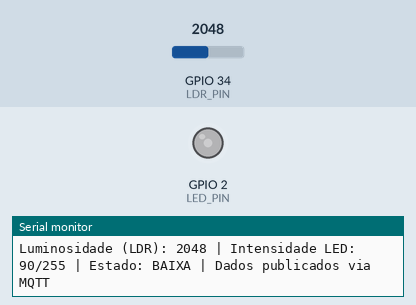
Bench run of a sketch on a simulated ESP32. Parts: output pins drawn as LEDs (lit = HIGH), the last lines printed to the serial monitor. The inputs (shaded band) are chosen by the test bench; at power-on: GPIO 34 (LDR_PIN) = 2048. WiFi joins after 1.5 s; servers stay silent unless stated; no MQTT or app messages arrive unless stated.

Above: at 2.7 s.
2.8 s: GPIO 34 (LDR_PIN) set to 1883
At 3.9 s:
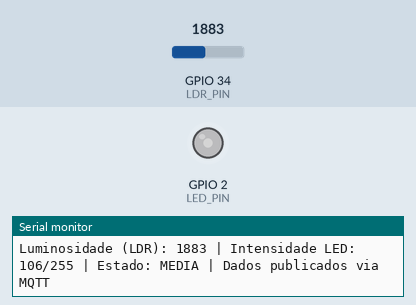
6.0 s: GPIO 34 (LDR_PIN) set to 927
At 7.4 s:
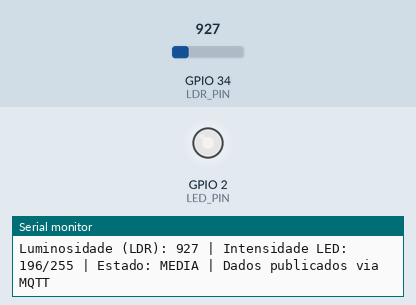
8.0 s: GPIO 34 (LDR_PIN) set to 866
At 8.9 s:
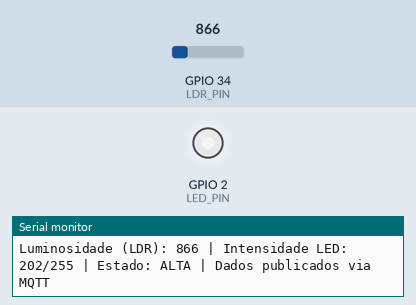
11.0 s: GPIO 34 (LDR_PIN) set to 1228
At 12.4 s:
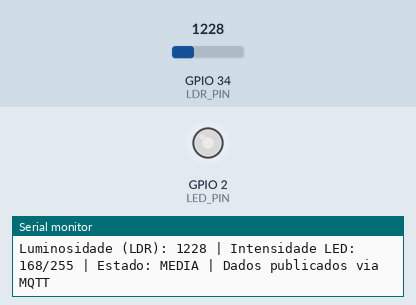
13.0 s: GPIO 34 (LDR_PIN) set to 2866
At 13.9 s:
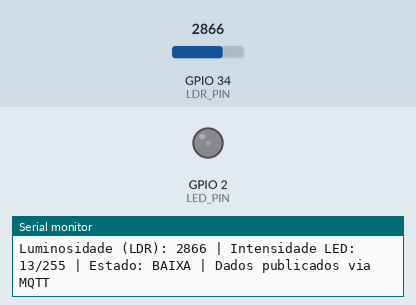
Timing chart, 0 to 16.0 s (numbered marks = the images above; inputs shaded):
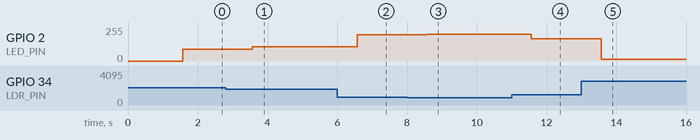

The sketch:

sketch.ino
```cpp
#include <WiFi.h>
#include <PubSubClient.h>

// ===== CONFIGURAÇÃO WI-FI =====
const char* ssid = "Wokwi-GUEST";
const char* password = "";

// ===== CONFIGURAÇÃO MQTT =====
const char* mqtt_server = "broker.hivemq.com";
const int mqtt_port = 1883;
const char* mqtt_client_id = "ESP32_Iluminacao_Publica_Isabella_2026";

// ===== TÓPICOS MQTT =====
const char* topic_luminosidade = "iluminacao/luminosidade";
const char* topic_led = "iluminacao/led";
const char* topic_intensidade = "iluminacao/intensidade";

// ===== PINOS =====
#define LDR_PIN 34       // Pino ADC para leitura do sensor LDR
#define LED_PIN 2        // Pino GPIO para controle do LED

// ===== LIMITES DE LUMINOSIDADE =====
// Valores menores indicam ambiente mais escuro
const int LDR_ESCURO = 300;
const int LDR_CLARO = 3000;

// ===== OBJETOS =====
WiFiClient espClient;
PubSubClient client(espClient);

// ===== VARIÁVEIS =====
unsigned long ultimoEnvio = 0;
const long intervaloEnvio = 1000;

// ===== FUNÇÃO: Conectar ao Wi-Fi =====
void conectarWiFi() {
  Serial.print("Conectando ao Wi-Fi");

  WiFi.begin(ssid, password);

  while (WiFi.status() != WL_CONNECTED) {
    delay(500);
    Serial.print(".");
  }

  Serial.println();
  Serial.println("Wi-Fi conectado!");
  Serial.print("Endereço IP: ");
  Serial.println(WiFi.localIP());
}

// ===== FUNÇÃO: Conectar ao Broker MQTT =====
void conectarMQTT() {
  while (!client.connected()) {
    Serial.print("Conectando ao broker MQTT...");

    if (client.connect(mqtt_client_id)) {
      Serial.println(" conectado!");
      Serial.println("Cliente MQTT pronto para publicar dados.");
    } else {
      Serial.print(" falhou, rc=");
      Serial.print(client.state());
      Serial.println(" tentando novamente em 5 segundos...");
      delay(5000);
    }
  }
}

// ===== FUNÇÃO: Calcular intensidade do LED =====
int calcularIntensidadeLED(int valorLDR) {
  valorLDR = constrain(valorLDR, LDR_ESCURO, LDR_CLARO);

  // Quanto menor o valor do LDR, mais escuro está o ambiente
  // Quanto mais escuro, maior será a intensidade do LED
  int intensidade = map(valorLDR, LDR_ESCURO, LDR_CLARO, 255, 0);

  return intensidade;
}

// ===== SETUP =====
void setup() {
  Serial.begin(115200);

  Serial.println("==============================================");
  Serial.println("Sistema Inteligente de Iluminação Pública");
  Serial.println("IoT + ESP32 + LDR + LED gradual + MQTT");
  Serial.println("==============================================");
  Serial.println();

  pinMode(LDR_PIN, INPUT);
  pinMode(LED_PIN, OUTPUT);

  conectarWiFi();

  client.setServer(mqtt_server, mqtt_port);
}

// ===== LOOP PRINCIPAL =====
void loop() {
  if (!client.connected()) {
    conectarMQTT();
  }

  client.loop();

  unsigned long agora = millis();

  if (agora - ultimoEnvio >= intervaloEnvio) {
    ultimoEnvio = agora;

    int valorLDR = analogRead(LDR_PIN);
    int intensidadeLED = calcularIntensidadeLED(valorLDR);

    // Controle gradual do brilho do LED
    analogWrite(LED_PIN, intensidadeLED);

    String estadoLED;

    if (intensidadeLED == 0) {
      estadoLED = "OFF";
    } else if (intensidadeLED < 100) {
      estadoLED = "BAIXA";
    } else if (intensidadeLED < 200) {
      estadoLED = "MEDIA";
    } else {
      estadoLED = "ALTA";
    }

    char msgLuminosidade[10];
    char msgIntensidade[10];

    sprintf(msgLuminosidade, "%d", valorLDR);
    sprintf(msgIntensidade, "%d", intensidadeLED);

    client.publish(topic_luminosidade, msgLuminosidade);
    client.publish(topic_led, estadoLED.c_str());
    client.publish(topic_intensidade, msgIntensidade);

    Serial.print("Luminosidade (LDR): ");
    Serial.print(valorLDR);
    Serial.print(" | Intensidade LED: ");
    Serial.print(intensidadeLED);
    Serial.print("/255");
    Serial.print(" | Estado: ");
    Serial.print(estadoLED);
    Serial.println(" | Dados publicados via MQTT");
  }
}
```

Measured:
- after the input at 2.8 s, GPIO 2 (LED_PIN): 90/255 → 106/255 after 0.77 s
- after the input at 6.0 s, GPIO 2 (LED_PIN): 106/255 → 196/255 after 0.57 s
- after the input at 8.0 s, GPIO 2 (LED_PIN): 196/255 → 202/255 after 0.57 s
- after the input at 11.0 s, GPIO 2 (LED_PIN): 202/255 → 168/255 after 0.57 s
- after the input at 13.0 s, GPIO 2 (LED_PIN): 168/255 → 13/255 after 0.57 s
